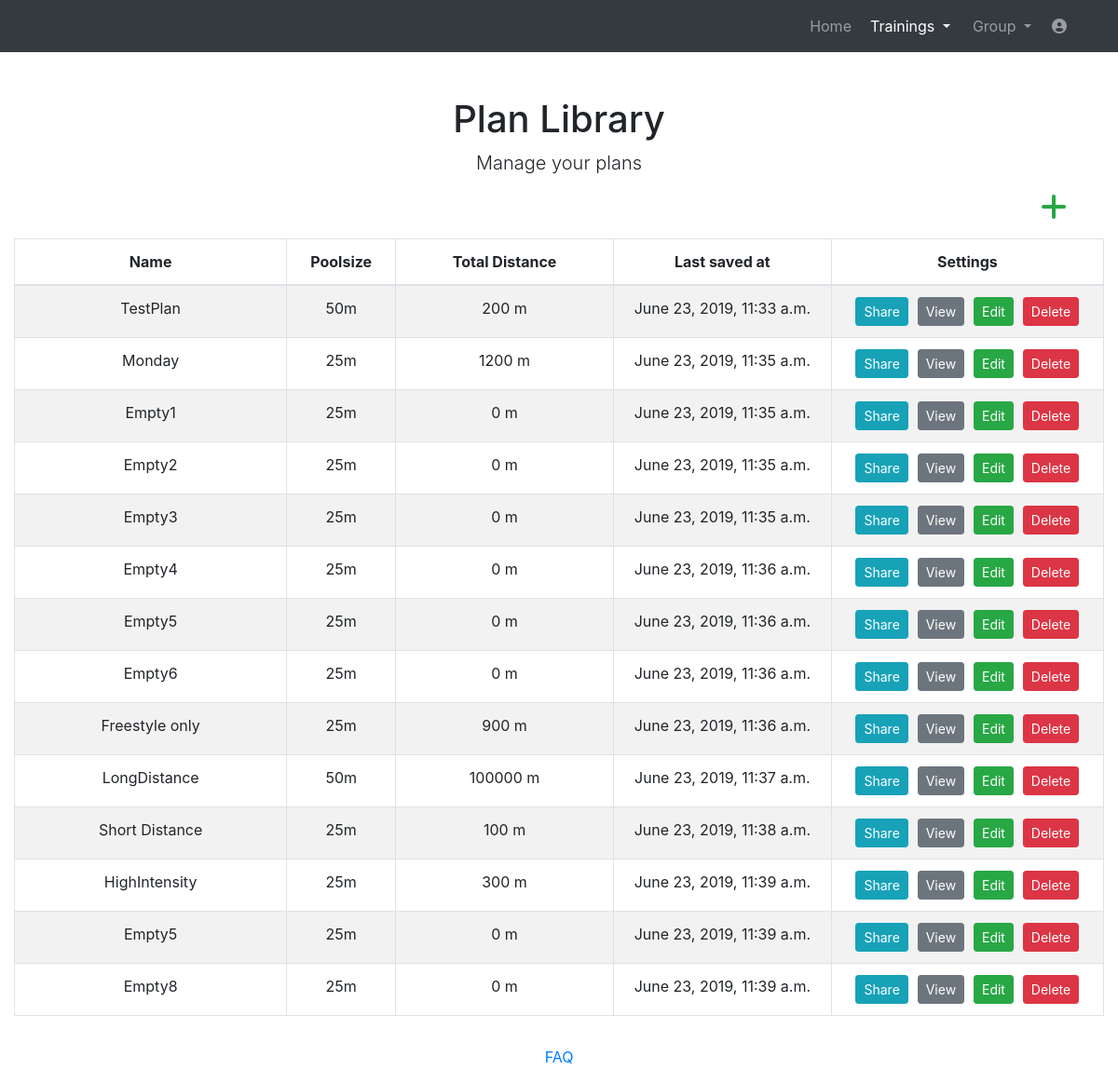
Before: /website/manageplans (signed in) with the older database file.
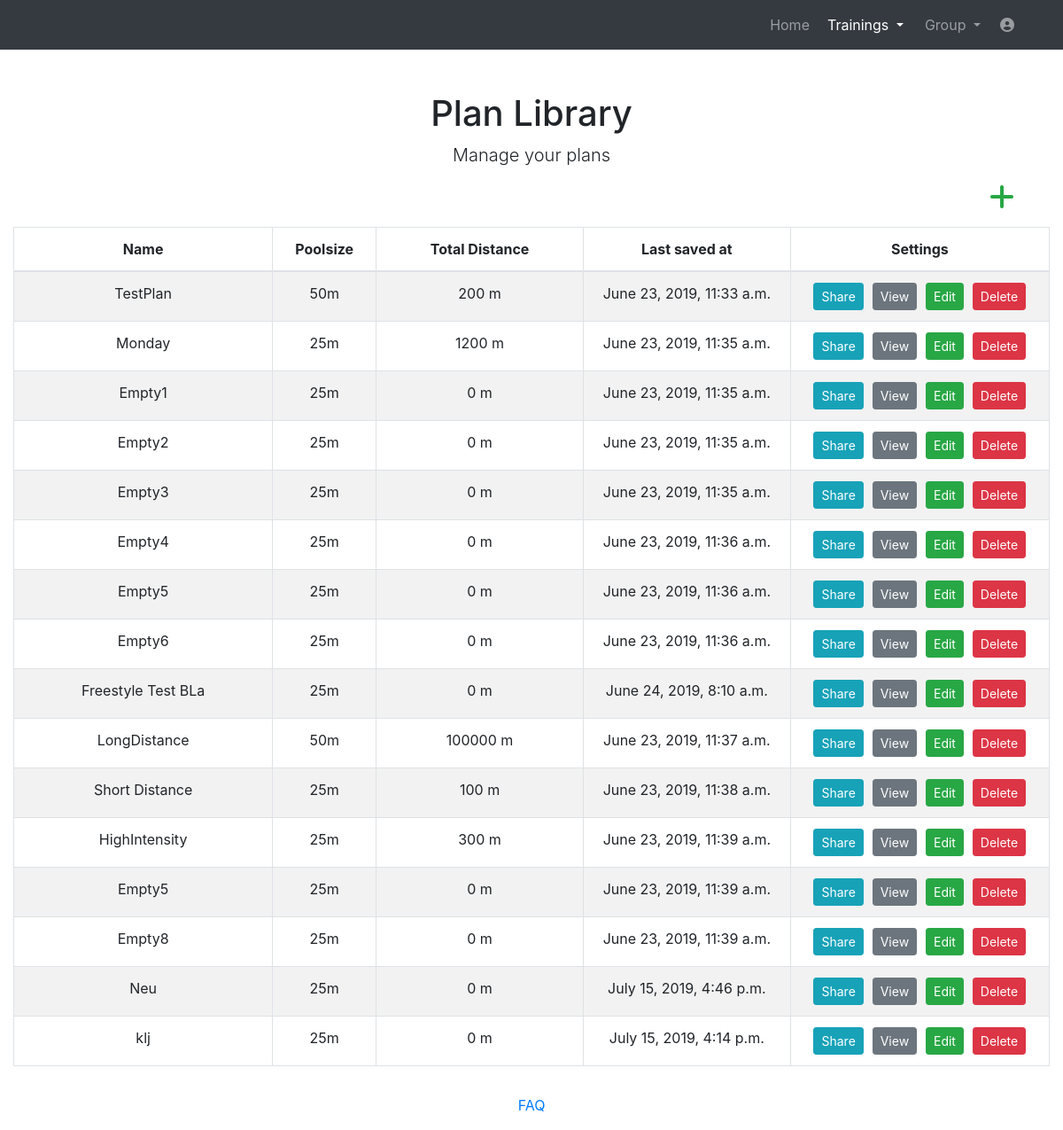
After: the same page with the newer database file.
### website/models.py (models this page shows)
class Plan(models.Model):
    name = models.CharField(max_length=128)
    size = models.CharField(max_length=30)
    totaldistance = models.IntegerField(default=0)
    saved_at = models.DateTimeField(auto_now=True)
    user = models.ForeignKey(User, on_delete=models.CASCADE)

### website/views_loggedin.py (the view)
# urls.py: path('manageplans', views_loggedin.manageplans, name='manageplans'),
@login_required
def manageplans(request):
    user = request.user
    plans = Plan.objects.filter(user=user)
    return render(request, 'manageplans.html', context={'obj': plans})

### templates/manageplans.html (shortened to what this page needs)
<!DOCTYPE html>
<html lang="en">
<head>
  {% load static %}
  <link href="{% static 'vendor/bootstrap/css/bootstrap.min.css' %}" rel="stylesheet">
  <link media="screen" href="{% static 'css/plan.css' %}" rel="stylesheet">
  <link href="{% static 'vendor/fontawesome-free/css/all.min.css' %}" rel="stylesheet" type="text/css">
  <link href="//netdna.bootstrapcdn.com/font-awesome/3.2.1/css/font-awesome.css" rel="stylesheet">
</head>
<body>
  <nav class="navbar navbar-expand-lg navbar-dark bg-dark static-top">
    <div class="container">
      <div class="collapse navbar-collapse" id="navbarResponsive">
        <ul class="navbar-nav ml-auto">
          <li class="nav-item ">
            <a class="nav-link" href="home">Home</a>
          </li>
		  <li class="nav-item dropdown no-arrow mx-1 active">
			<a class="nav-link dropdown-toggle" href="#" id="messagesDropdown" role="button" data-toggle="dropdown" aria-haspopup="true" aria-expanded="false">
					Trainings
			</a>
		  </li>
          <li class="nav-item dropdown no-arrow mx-1">
			<a class="nav-link dropdown-toggle" href="#" id="messagesDropdown" role="button" data-toggle="dropdown" aria-haspopup="true" aria-expanded="false">
					Group
			</a>
		  </li>
		   <li class="nav-item dropdown no-arrow">
			<a class="nav-link " href="#" id="userDropdown" role="button" data-toggle="dropdown" aria-haspopup="true" aria-expanded="false">
			  <i class="fas fa-user-circle fa-fw"></i>
			</a>
		  </li>
        </ul>
      </div>
    </div>
  </nav>
  <div class="container">
    <div class="row">
      <div class="col-lg-12 text-center">
        <h1 class="mt-5">Plan Library</h1>
        <p class="lead">Manage your plans</p>
      </div>
    </div>
  </div>
  <div class="container" style="max-width: 1340px;">
    {% include 'manageplanstable.html' %}
  </div>
    <footer class="page-footer font-small blue">
      <div class="footer-copyright text-center py-3">
        <a href="help"> FAQ</a>
      </div>
    </footer>
</body>
</html>

### templates/manageplanstable.html (shortened to what this page needs)
{% load static %}
    <div>
      <div >
        <div id="table" class="table-editable">
          <span class="table-add float-right mb-3 mr-2">
              <a href="{% url 'newplan' %}" class="text-success" style="margin-right: 2.0rem !important;">
                <i class="fas fa-plus fa-2x" aria-hidden="true"></i>
              </a>
          </span>
          <table id="mytable" class="table table-bordered table-responsive-md table-striped text-center">
            <thead>
              <tr>
                <th class="text-center" style="width:25%;">Name</th>
                <th class="text-center" style="width:10%;">Poolsize</th>
                <th class="text-center" style="width:20%;">Total Distance</th>
                <th class="text-center" style="width:20%;">Last saved at</th>
                <th class="text-center" style="width:25%;">Settings</th>
              </tr>
            </thead>
            <tbody>
            {% for b in obj %}
              <tr>
                <td>{{ b.name }}</td>
                <td>{{ b.size }}</td>
                <td>{{ b.totaldistance }} m</td>
                <td>{{ b.saved_at }}</td>
                <td>
                  <span>
                    <a href="" class="btn btn-info btn-rounded btn-sm my-0"  data-toggle="modal" data-target="#shareModal{{b.pk}}" style="margin-right:2%;" >Share</a>
                  </span>
                  <a href="{% url 'showplan' plan_id=b.pk %}" class="btn btn-secondary btn-rounded btn-sm my-0" style="padding-left: 3%; padding-right:3%; margin-right:2%;" >View</a>
                  <a href="{% url 'alterplan' plan_id=b.pk %}" class="btn btn-success btn-rounded btn-sm my-0" style="padding-left: 3%; padding-right:3%; margin-right:2%;" >Edit</a>
                  <span>
                    <a href="" class="btn btn-danger btn-rounded btn-sm my-0"  data-toggle="modal" data-target="#deleteModal{{b.pk}}" >Delete</a>
                  </span>
                </td>
              </tr>
             {% endfor %}
            </tbody>
          </table>
        </div>
      </div>
    </div>

Changed rows visible on the page:
changed Plan: name "Freestyle only" → "Freestyle Test BLa"; totaldistance "900" → "0"; saved_at "June 23, 2019, 11:36 a.m." → "June 24, 2019, 8:10 a.m."
added Plan: name "Neu", size "25m", totaldistance "0", saved_at "July 15, 2019, 4:46 p.m."
added Plan: name "klj", size "25m", totaldistance "0", saved_at "July 15, 2019, 4:14 p.m."
